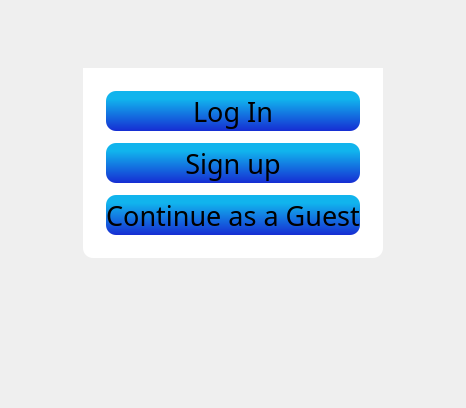
      <widget class="QWidget" name="ChooseRegisterType_Page">
       <layout class="QGridLayout" name="gridLayout_5">
        <item row="0" column="1">
         <spacer name="verticalSpacer_4">
          <property name="orientation">
           <enum>Qt::Orientation::Vertical</enum>
          </property>
          <property name="sizeHint" stdset="0">
           <size>
            <width>20</width>
            <height>20</height>
           </size>
          </property>
         </spacer>
        </item>
        <item row="1" column="0">
         <spacer name="horizontalSpacer_3">
          <property name="orientation">
           <enum>Qt::Orientation::Horizontal</enum>
          </property>
          <property name="sizeHint" stdset="0">
           <size>
            <width>20</width>
            <height>20</height>
           </size>
          </property>
         </spacer>
        </item>
        <item row="1" column="1">
         <layout class="QGridLayout" name="gridLayout_3">
          <item row="1" column="1">
           <widget class="QGroupBox" name="groupBox_3">
            <property name="styleSheet">
             <string notr="true">QGroupBox
{
	border-radius: 0px;
	padding: 3px;
}</string>
            </property>
            <property name="title">
             <string/>
            </property>
            <layout class="QVBoxLayout" name="verticalLayout_3">
             <property name="spacing">
              <number>0</number>
             </property>
             <property name="topMargin">
              <number>0</number>
             </property>
             <item>
              <widget class="QLabel" name="label">
               <property name="text">
                <string/>
               </property>
               <property name="pixmap">
                <pixmap resource="images.qrc">:/Logic/Graphics/Ready/Login Graphic.png</pixmap>
               </property>
               <property name="scaledContents">
                <bool>true</bool>
               </property>
              </widget>
             </item>
             <item>
              <widget class="QGroupBox" name="groupBox">
               <property name="styleSheet">
                <string notr="true">QGroupBox
{
	color:white;
	Background-color: White;
	border-bottom-left-radius: 10px;
	border-bottom-right-radius: 10px;
}

QPushButton
{
	font: 300 20pt &quot;Montserrat&quot;;
	Background: qlineargradient(spread:pad, x1:0.5, y1:1, x2:0.5, y2:0.2, stop:0 rgba(22, 45, 211, 255), stop:1 rgba(17, 180, 237, 255));
	Border-radius: 10px;
	height: 40px
}

QPushButton:hover
{
	font: 300 20pt &quot;Montserrat&quot;;
	Background: qlineargradient(spread:pad, x1:0.5, y1:1, x2:0.5, y2:0.2, stop:0 rgba(22, 45, 150, 255), stop:1 rgba(17, 180, 237, 255));
	Border-radius: 10px;
	height: 40px
}

QPushButton:pressed
{
	font: 300 20pt &quot;Montserrat&quot;;
	Background: qlineargradient(spread:pad, x1:0.5, y1:1, x2:0.5, y2:0.2, stop:0 rgba(22, 45, 150, 255), stop:1 rgba(17, 180, 150, 255));
	Border-radius: 10px;
	height: 40px;
}</string>
               </property>
               <property name="title">
                <string>sign in </string>
               </property>
               <layout class="QVBoxLayout" name="verticalLayout_2">
                <property name="spacing">
                 <number>12</number>
                </property>
                <property name="leftMargin">
                 <number>20</number>
                </property>
                <property name="topMargin">
                 <number>20</number>
                </property>
                <property name="rightMargin">
                 <number>20</number>
                </property>
                <property name="bottomMargin">
                 <number>20</number>
                </property>
                <item>
                 <widget class="QPushButton" name="Login_Button">
                  <property name="font">
                   <font>
                    <family>Montserrat</family>
                    <pointsize>20</pointsize>
                    <italic>false</italic>
                    <fontweight>Light</fontweight>
                   </font>
                  </property>
                  <property name="styleSheet">
                   <string notr="true"/>
                  </property>
                  <property name="text">
                   <string>Log In</string>
                  </property>
                  <property name="flat">
                   <bool>false</bool>
                  </property>
                 </widget>
                </item>
                <item>
                 <widget class="QPushButton" name="Signup_Button">
                  <property name="font">
                   <font>
                    <family>Montserrat</family>
                    <pointsize>20</pointsize>
                    <italic>false</italic>
                    <fontweight>Light</fontweight>
                   </font>
                  </property>
                  <property name="styleSheet">
                   <string notr="true"/>
                  </property>
                  <property name="text">
                   <string>Sign up</string>
                  </property>
                 </widget>
                </item>
                <item>
                 <widget class="QPushButton" name="Guest_Button">
                  <property name="font">
                   <font>
                    <family>Montserrat</family>
                    <pointsize>20</pointsize>
                    <italic>false</italic>
                    <fontweight>Light</fontweight>
                   </font>
                  </property>
                  <property name="styleSheet">
                   <string notr="true"/>
                  </property>
                  <property name="text">
                   <string>Continue as a Guest</string>
                  </property>
                 </widget>
                </item>
               </layout>
              </widget>
             </item>
            </layout>
           </widget>
          </item>
          <item row="0" column="1">
           <spacer name="verticalSpacer">
            <property name="orientation">
             <enum>Qt::Orientation::Vertical</enum>
            </property>
            <property name="sizeHint" stdset="0">
             <size>
              <width>20</width>
              <height>20</height>
             </size>
            </property>
           </spacer>
          </item>
          <item row="1" column="0">
           <spacer name="horizontalSpacer">
            <property name="orientation">
             <enum>Qt::Orientation::Horizontal</enum>
            </property>
            <property name="sizeHint" stdset="0">
             <size>
              <width>40</width>
              <height>20</height>
             </size>
            </property>
           </spacer>
          </item>
          <item row="2" column="1">
           <spacer name="verticalSpacer_2">
            <property name="orientation">
             <enum>Qt::Orientation::Vertical</enum>
            </property>
            <property name="sizeHint" stdset="0">
             <size>
              <width>20</width>
              <height>20</height>
             </size>
            </property>
           </spacer>
          </item>
          <item row="1" column="2">
           <spacer name="horizontalSpacer_2">
            <property name="orientation">
             <enum>Qt::Orientation::Horizontal</enum>
            </property>
            <property name="sizeHint" stdset="0">
             <size>
              <width>40</width>
              <height>20</height>
             </size>
            </property>
           </spacer>
          </item>
         </layout>
        </item>
        <item row="1" column="2">
         <spacer name="horizontalSpacer_4">
          <property name="orientation">
           <enum>Qt::Orientation::Horizontal</enum>
          </property>
          <property name="sizeHint" stdset="0">
           <size>
            <width>20</width>
            <height>20</height>
           </size>
          </property>
         </spacer>
        </item>
        <item row="2" column="1">
         <spacer name="verticalSpacer_13">
          <property name="orientation">
           <enum>Qt::Orientation::Vertical</enum>
          </property>
          <property name="sizeHint" stdset="0">
           <size>
            <width>20</width>
            <height>107</height>
           </size>
          </property>
         </spacer>
        </item>
       </layout>
      </widget>
